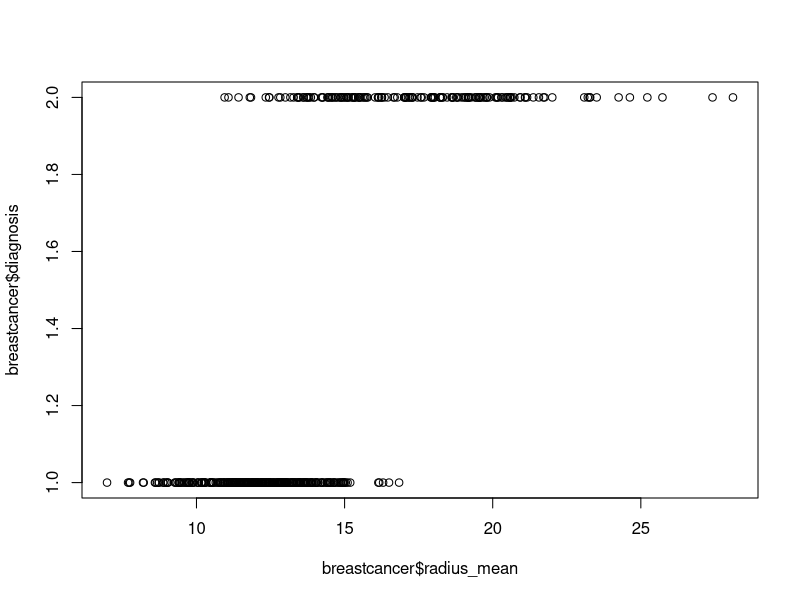
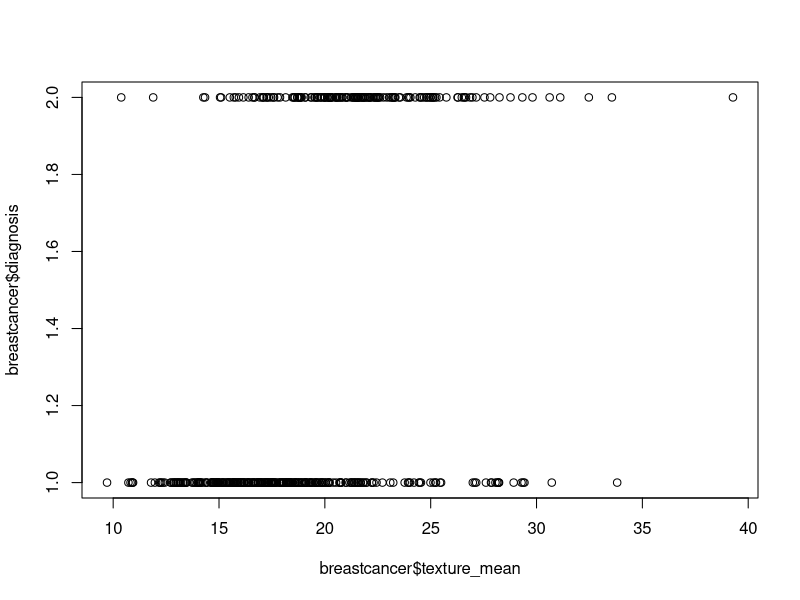
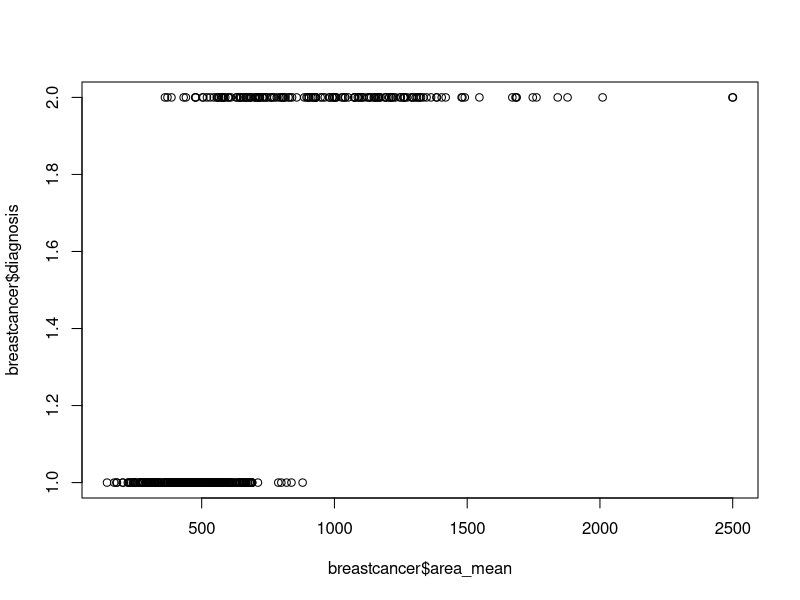
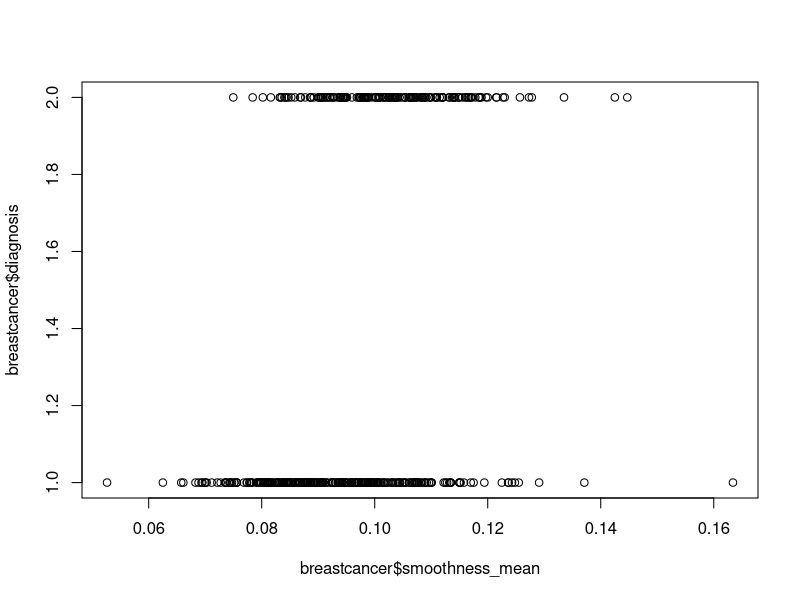
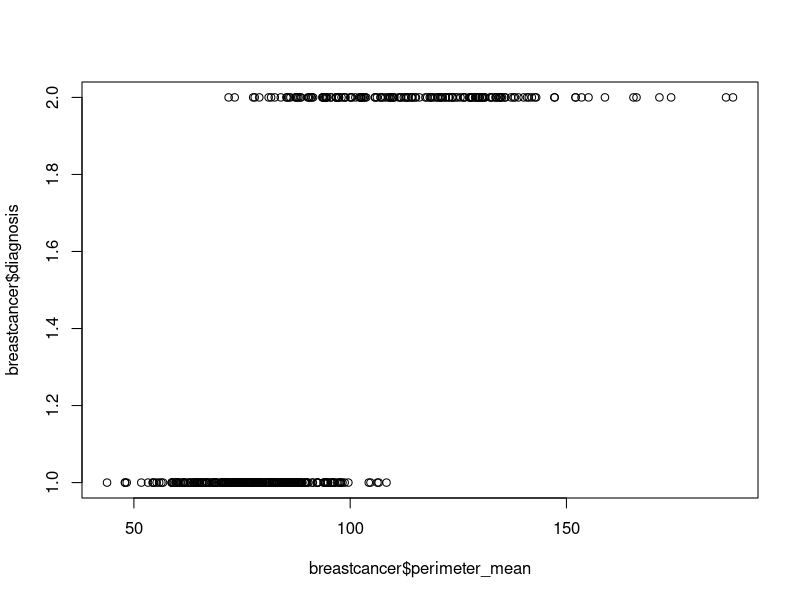
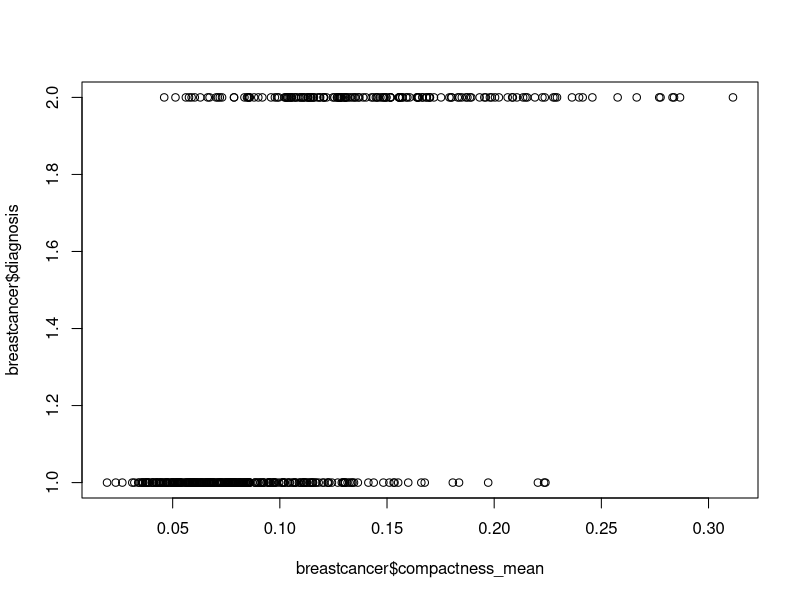
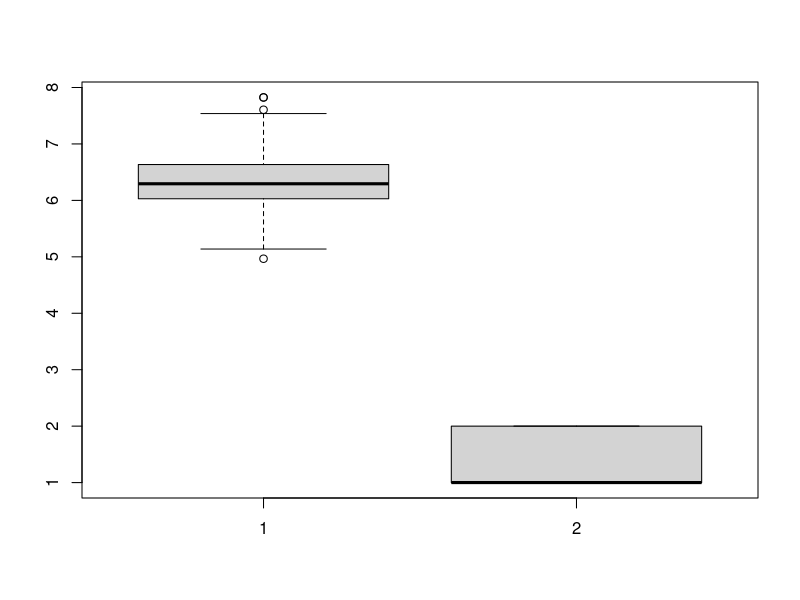
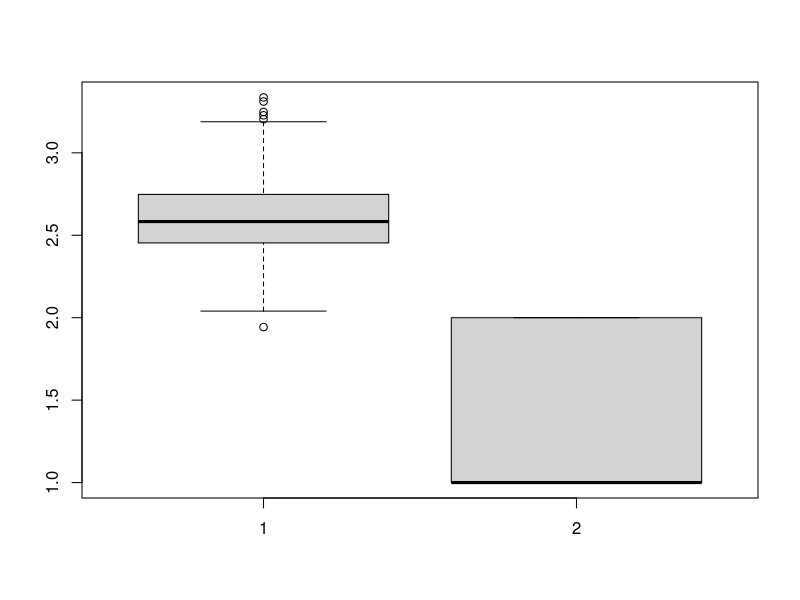

These charts were generated, in order, by the following R code:
## ---- chunk 1
breastcancer <- read.csv("breastcancer.csv")

breastcancer$diagnosis = factor(breastcancer$diagnosis)

radius_plot = plot(breastcancer$radius_mean, breastcancer$diagnosis)
texture_plot = plot(breastcancer$texture_mean, breastcancer$diagnosis)
area_plot = plot(breastcancer$area_mean, breastcancer$diagnosis)
smooth_plot = plot(breastcancer$smoothness_mean, breastcancer$diagnosis)
permieter_plot = plot(breastcancer$perimeter_mean, breastcancer$diagnosis)
compact_plot = plot(breastcancer$compactness_mean, breastcancer$diagnosis)


#transformations
logarea = log(breastcancer$area_mean)
logareaplot = boxplot(logarea, breastcancer$diagnosis)

logradius = log(breastcancer$radius_mean)
logradplot = boxplot(logradius, breastcancer$diagnosis)

textlog = log(breastcancer$texture_mean)
logtextplot = boxplot(textlog, breastcancer$diagnosis)

perimeterlog = log(breastcancer$perimeter_mean)
logperimeterplot = boxplot(perimeterlog, breastcancer$diagnosis) 

compactlog = log(breastcancer$compactness_mean)
compactlogplot = boxplot(compactlog, breastcancer$diagnosis)

recipfract = 1/(breastcancer$fractal_dimension_mean)
fractrecipplot = boxplot(recipfract, breastcancer$diagnosis)

concavepointsqrt = sqrt(breastcancer$concave.points_mean)
concavesqrtplot = boxplot(concavepointsqrt, breastcancer$diagnosis)

concavityx = (breastcancer$concavity_mean)^(1/3)
cocavityplot = boxplot(concavityx, breastcancer$diagnosis)

symmetrylog = log(breastcancer$symmetry_mean)
symmetrylogplot = boxplot(symmetrylog, breastcancer$diagnosis)
